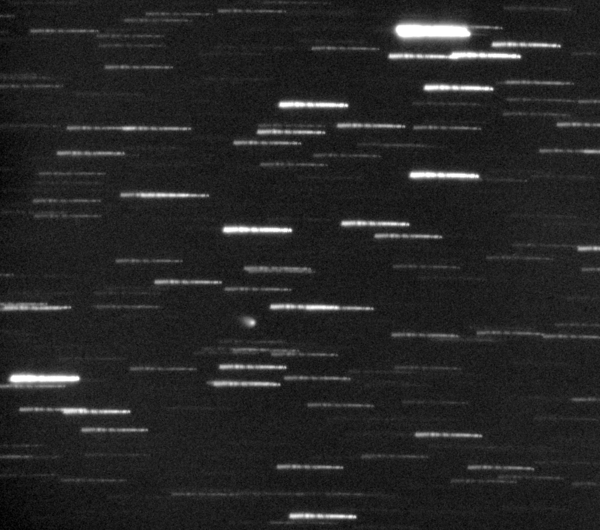
#> input picture Blatt5-Bildanalyse-u-bearbeitung/ISON.jpg, 1200 x 1060 px (shown at 1/2 size)
$ jupyter execute Blatt5-Aufg3.ipynb
#> lines starting #> are read from the running program, lines starting #| are printed output that depends on the picture
# Blatt 5

## Aufgabe 3
Das folgende Bild zeigt sog. Sternspuren, die bei der Aufnahme des Sternhimmels mit
l ̈angerer Belichtungszeit aufgrund der Erdrotation entstehen.

Versuche durch Dekonvolution mit einer Standard-Sternspur (als Kernel) die Rotation der
Erde herauszurechnen. Zu sehen sein sollte dann die Bewegung des Kometen ISON, der auf
dem Bild aufgenommen wurde, vor dem Sternenhintergrund.

[cell 1]
import numpy as np
import matplotlib.pyplot as plt

[cell 2]
img = plt.imread('ISON.jpg')
#> img is the input picture: shape (1060, 1200, 3); min 0, max 255, mean 37.5
img = np.dot(img[...,:3], [0.299, 0.587, 0.114])
#> img: shape (1060, 1200) float64
plt.imshow(img)
plt.title('Original')

[cell 3]
img_fft = np.fft.fft2(img)

img_fft = np.fft.fftshift(img_fft)
plt.imshow(np.log(np.abs(img_fft)))
plt.title('Fourier Transform')
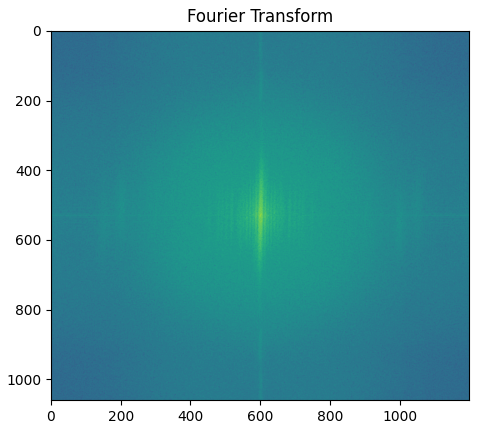
#> figure drawn by matplotlib, 1 panel

[cell 4]
# crop to area with comet
crop = img[450:800,300:650]
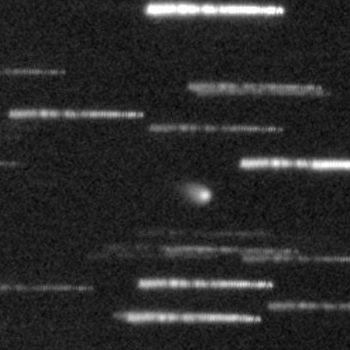
#> crop: shape (350, 350) float64; min 6, max 255, mean 42.5
plt.imshow(crop)

[cell 5]
crop_fft = np.fft.fft2(crop)
crop_fft = np.fft.fftshift(crop_fft)

plt.imshow(np.log(np.abs(crop_fft)))
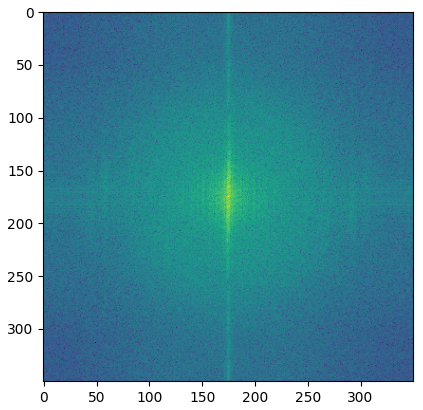
#> figure drawn by matplotlib, 1 panel

[cell 6]
# Bojan Nikolic <b.nikolic@mrao.cam.ac.uk>, <bojan@bnikolic.co.uk>
# Initial version August 2010
#
# This file is part of pydeconv. This work is licensed under GNU GPL
# V2 (http://www.gnu.org/licenses/gpl.html)
"""
Clean based deconvolution, using np
"""

def overlapIndices(a1, a2,
                   shiftx, shifty):
    if shiftx >=0:
        a1xbeg=shiftx
        a2xbeg=0
        a1xend=a1.shape[0]
        a2xend=a1.shape[0]-shiftx
    else:
        a1xbeg=0
        a2xbeg=-shiftx
        a1xend=a1.shape[0]+shiftx
        a2xend=a1.shape[0]

    if shifty >=0:
        a1ybeg=shifty
        a2ybeg=0
        a1yend=a1.shape[1]
        a2yend=a1.shape[1]-shifty
    else:
        a1ybeg=0
        a2ybeg=-shifty
        a1yend=a1.shape[1]+shifty
        a2yend=a1.shape[1]

    return (int(a1xbeg), int(a1xend), int(a1ybeg), int(a1yend)), (int(a2xbeg), int(a2xend), int(a2ybeg), int(a2yend))

[cell 7]
def hogbom(dirty,
           psf,
           window,
           gain,
           thresh,
           niter):
    """
    Hogbom clean

    :param dirty: The dirty image, i.e., the image to be deconvolved

    :param psf: The point spread-function

    :param window: Regions where clean components are allowed. If
    True, thank all of the dirty image is assumed to be allowed for
    clean components

    :param gain: The "loop gain", i.e., the fraction of the brightest
    pixel that is removed in each iteration

    :param thresh: Cleaning stops when the maximum of the absolute
    deviation of the residual is less than this value

    :param niter: Maximum number of components to make if the
    threshold "thresh" is not hit
    """
#> called with dirty = array of shape (350, 350), window = True, gain = 0.1, thresh = 0.1, niter = 1000
    comps=np.zeros(dirty.shape)
    res=np.array(dirty)
    if window is True:
        window=np.ones(dirty.shape,
                          np.bool_)
    for i in range(niter):
        mx, my=np.unravel_index(np.abs(res[window]).argmax(), res.shape)
        mval=res[mx, my]*gain
        comps[mx, my]+=mval
        a1o, a2o=overlapIndices(dirty, psf,
                                mx-dirty.shape[0]/2,
                                my-dirty.shape[1]/2)
        res[a1o[0]:a1o[1],a1o[2]:a1o[3]]-=psf[a2o[0]:a2o[1],a2o[2]:a2o[3]]*mval
        if np.abs(res).max() < thresh:
            break
#> this loop made 1000 passes
#> (mx, my, a1xbeg in overlapIndices, a2xend in overlapIndices, a1ybeg in overlapIndices, a2yend in overlapIndices) on passes 1 to 3: (175, 175, 0, 350, 0, 350), (175, 175, 0, 350, 0, 350), (175, 175, 0, 350, 0, 350)
    return comps, res

[cell 8]
# clean img
comps, res = hogbom(crop_fft, np.ones((350,350)), True, 0.1, 0.1, 1000)

[cell 9]
plt.imshow(np.log(np.abs(res)))
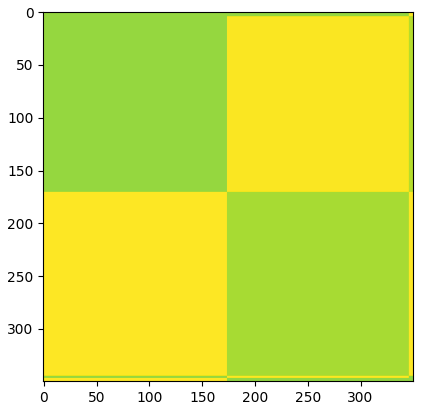
#> figure drawn by matplotlib, 1 panel

[cell 10]
plt.imshow(np.log(np.abs(comps)))
comps
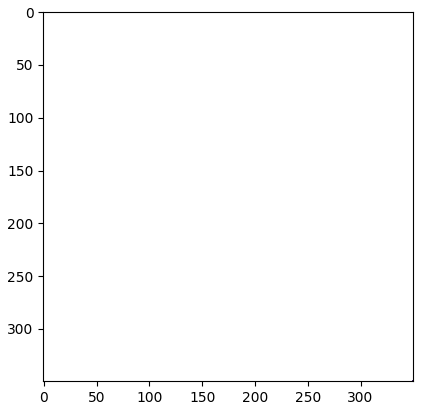
#> figure drawn by matplotlib, 1 panel
